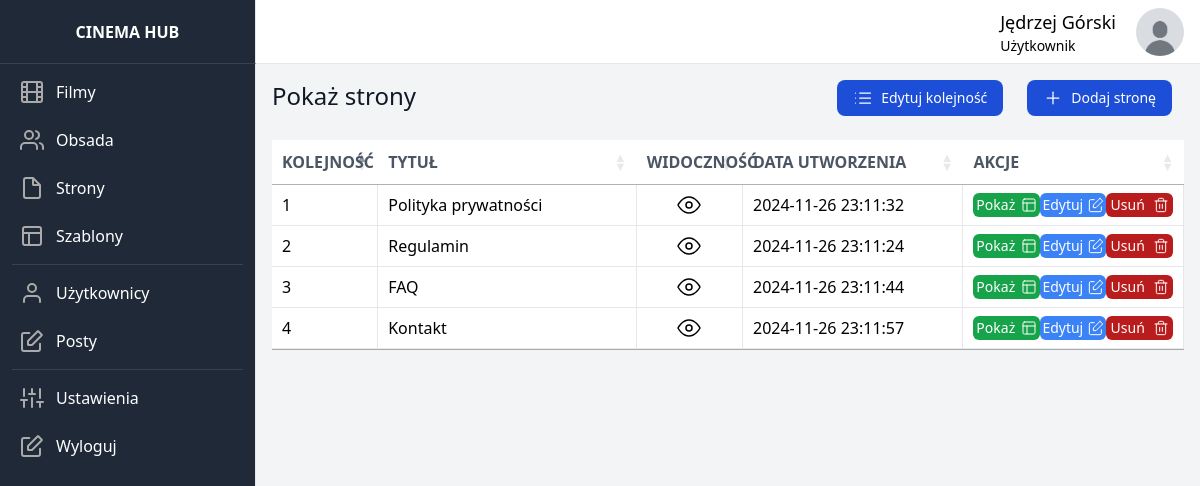
The app's page /pages (signed in) with its own data.
### dashboard/models.py (models this page shows, shortened)
class UserData(models.Model):
    user = models.OneToOneField(User, on_delete=models.CASCADE)
    image = models.ImageField(upload_to=user_directory_path, default='default/user.jpg')

class Page(models.Model):
    title = models.CharField(max_length=200)
    content = models.TextField()
    visibility = models.BooleanField(default=True)
    created_at = models.DateTimeField(auto_now_add=True)
    edited_at = models.DateTimeField(auto_now=True)
    created_by = models.ForeignKey(User, on_delete=models.SET_NULL, null=True, blank=True)
    order = models.IntegerField()

### dashboard/views.py (the view)
# urls.py: path('pages', show_pages, name='show_pages'),
@login_required
def show_pages(request):
    pages = Page.objects.all().order_by('order')
    return render(request, 'show_pages.html', {'pages': pages})

### dashboard_theme/templates/show_pages.html (shortened to what this page needs)
{% extends 'base.html' %}
{% block extra_head %}
    <link rel="stylesheet" type="text/css" href="https://cdn.datatables.net/1.10.21/css/jquery.dataTables.css">
{% endblock %}
{% block content %}
        <div class="w-full flex flex-row justify-between">
            <p class="font-medium text-gray-900 text-2xl mb-7">Pokaż strony</p>
            <div class="flex flex-row items-center h-full">
                <a href="{% url 'edit_pages' %}" type="button" class="mx-3 h-1/2 px-4 py-2 text-sm font-medium text-center inline-flex items-center text-white bg-blue-700 rounded-lg hover:bg-blue-800 focus:ring-4 focus:outline-none focus:ring-blue-300">
                    Edytuj kolejność
                </a>
                <a href="{% url 'add_page' %}" type="button" class="mx-3 h-1/2 px-4 py-2 text-sm font-medium text-center inline-flex items-center text-white bg-blue-700 rounded-lg hover:bg-blue-800 focus:ring-4 focus:outline-none focus:ring-blue-300">
                    <svg class="mr-2" xmlns="http://www.w3.org/2000/svg" width="20" height="20" viewBox="0 0 24 24" fill="none" stroke="#ffffff" stroke-width="1.5" stroke-linecap="round" stroke-linejoin="bevel"><line x1="12" y1="5" x2="12" y2="19"></line><line x1="5" y1="12" x2="19" y2="12"></line></svg>
                    Dodaj stronę
                </a>
            </div>
        </div>
        <table class="w-full table-fixed" datatable id="data-table">
            <thead class="">
              <tr class="bg-white my-5">
                <th style="width: 10%" class="py-5 px-6 text-left text-gray-600 font-bold uppercase">Kolejność</th>
                <th style="width: 30%" class="py-5 px-6 text-left text-gray-600 font-bold uppercase">Tytuł</th>
                <th style="width: 10%" class="py-5 px-6 text-left text-gray-600 font-bold uppercase">Widoczność</th>
                <th style="width: 25%" class="py-5 px-6 text-left text-gray-600 font-bold uppercase">Data utworzenia</th>
                <th style="width: 25%" class="py-5 px-6 text-left text-gray-600 font-bold uppercase">Akcje</th>
              </tr>
            </thead>
            <tbody class="bg-white">
              {% for page in pages %}
              <tr>
                <td class="py-5 w-2 border-b border-r border-gray-200">{{ page.order }}</td>
                <td class="py-5 px-6 border-b border-r border-gray-200">{{ page.title }}</td>
                <td class="py-5 px-6 border-b border-r border-gray-200">
                    {% if page.visibility %}
                        <div title="Widoczna">
                            <svg class="mx-auto" xmlns="http://www.w3.org/2000/svg" width="24" height="24" viewBox="0 0 24 24" fill="none" stroke="#000000" stroke-width="1.5" stroke-linecap="round" stroke-linejoin="bevel"><path d="M1 12s4-8 11-8 11 8 11 8-4 8-11 8-11-8-11-8z"></path><circle cx="12" cy="12" r="3"></circle></svg>
                        </div>
                    {% endif %}
                </td>
                <td class="py-5 px-6 border-b border-r border-gray-200">{{ page.created_at | date:'Y-m-d H:m:s' }}</td>
                <td class="py-5 px-6 border-b border-r border-gray-200 flex flex-row justify-around">
                    <a href="{% url 'show_page' id=page.id %}" class="bg-green-600 flex flex-row w-20 justify-around rounded-md text-sm hover:bg-green-800">
                        <p class="text-white my-auto">
                            Pokaż
                        </p>
                        <svg  class="my-auto" xmlns="http://www.w3.org/2000/svg" width="16" height="16" viewBox="0 0 24 24" fill="none" stroke="#ffffff" stroke-width="1.5" stroke-linecap="round" stroke-linejoin="round"><rect x="3" y="3" width="18" height="18" rx="2"/><path d="M3 9h18M9 21V9"/></svg>
                    </a>
                    <a href="{% url 'edit_page' id=page.id %}" class="bg-blue-500 flex flex-row w-20 h-6 justify-around rounded-md text-sm hover:bg-blue-700">
                        <p class="text-white my-auto">
                            Edytuj
                        </p>
                    </a>
                    <a href="{% url 'delete_page' id=page.id %}" class="bg-red-700 flex flex-row w-20 justify-around rounded-md text-sm hover:bg-red-900">
                        <p class="text-white my-auto">
                            Usuń
                        </p>
                    </a>
                </td>
              </tr>
              {% empty %}
              <tr>
                <td colspan="5" class="text-center font-normal leading-normal text-sm">No pages found</td>
              </tr>
              {% endfor %}
            </tbody>
      </table>
{% endblock %}

### dashboard_theme/templates/base.html (shortened to what this page needs)
{% load static tailwind_tags %}
{% load static %}
<!DOCTYPE html>
<html lang="en">
	<head>
		{% tailwind_css %}
        {% block extra_head %}{% endblock %}
	</head>
	<body class="bg-gray-50">
    <div class="flex flex-row h-screen bg-gray-100">
        <aside id="sidebar" class="h-full flex flex-shrink-0 flex-col w-64 transition-width duration-75" aria-label="Sidebar">
            <div class="flex items-center justify-center h-16 bg-gray-800 border-r border-b border-b-gray-700">
                    <span class="text-gray-900 font-bold uppercase text-white">Cinema Hub</span>
            </div>
          <div class="relative flex-1 flex flex-col min-h-0 border-r border-gray-200 bg-gray-800 pt-0">
            <div class="flex-1 flex flex-col pb-4 overflow-y-auto">
              <div class="flex-1 px-3 bg-gray-800 divide-y space-y-1">
                <ul class="space-y-2 pb-2 pt-2">
                  <li>
                      <a href="{% url 'show_movies' %}" class="text-base text-gray-900 font-normal rounded-lg flex items-center p-2 hover:bg-gray-700 group">
                        <span class="ml-3 leading-none text-white">Filmy</span>
                      </a>
                  </li>
                  <li>
                      <a href="{% url 'show_members' %}" class="text-base text-gray-900 font-normal rounded-lg flex items-center p-2 hover:bg-gray-700 group">
                        <span class="ml-3 leading-none text-white">Obsada</span>
                      </a>
                  </li>
                  <li>
                      <a href="{% url 'show_pages' %}" class="text-base text-gray-900 font-normal rounded-lg flex items-center p-2 hover:bg-gray-700 group">
                        <svg class="w-6 h-6" xmlns="http://www.w3.org/2000/svg" width="20" height="20" viewBox="0 0 24 24" fill="none" stroke="#aaaaaa" stroke-width="2" stroke-linecap="round" stroke-linejoin="bevel"><path d="M13 2H6a2 2 0 0 0-2 2v16c0 1.1.9 2 2 2h12a2 2 0 0 0 2-2V9l-7-7z"/><path d="M13 3v6h6"/></svg>
                        <span class="ml-3 leading-none text-white">Strony</span>
                      </a>
                  </li>
                    <li>
                      <a href="{% url 'show_templates' %}" class="text-base text-gray-900 font-normal rounded-lg flex items-center p-2 hover:bg-gray-700 group">
                        <svg class="w-6 h-6" xmlns="http://www.w3.org/2000/svg" width="20" height="20" viewBox="0 0 24 24" fill="none" stroke="#aaaaaa" stroke-width="2" stroke-linecap="round" stroke-linejoin="bevel"><rect x="3" y="3" width="18" height="18" rx="2"/><path d="M3 9h18M9 21V9"/></svg>
                        <span class="ml-3 leading-none text-white">Szablony</span>
                      </a>
                  </li>
                     <hr class="h-px my-8 bg-gray-700 border-0">
                    <li>
                      <a href="{% url 'show_users' %}" class="text-base text-gray-900 font-normal rounded-lg flex items-center p-2 hover:bg-gray-700 group">
                        <svg class="w-6 h-6" xmlns="http://www.w3.org/2000/svg" width="20" height="20" viewBox="0 0 24 24" fill="none" stroke="#aaaaaa" stroke-width="2" stroke-linecap="round" stroke-linejoin="bevel"><path d="M20 21v-2a4 4 0 0 0-4-4H8a4 4 0 0 0-4 4v2"></path><circle cx="12" cy="7" r="4"></circle></svg>
                        <span class="ml-3 leading-none text-white">Użytkownicy</span>
                      </a>
                  </li>
                    <li>
                      <a href="{% url 'show_posts' %}" class="text-base text-gray-900 font-normal rounded-lg flex items-center p-2 hover:bg-gray-700 group">
                        <span class="ml-3 leading-none text-white">Posty</span>
                      </a>
                  </li>
                    <hr class="h-px my-8 bg-gray-700 border-0">
                    <li>
                      <a href="#" class="text-base text-gray-900 font-normal rounded-lg flex items-center p-2 hover:bg-gray-700 group">
                        <span class="ml-3 leading-none text-white">Ustawienia</span>
                      </a>
                  </li>
                    <li>
                      <a href="{% url 'logout_tunnel' %}" class="text-base text-gray-900 font-normal rounded-lg flex items-center p-2 hover:bg-gray-700 group">
                        <span class="ml-3 leading-none text-white">Wyloguj</span>
                      </a>
                  </li>
                </ul>
              </div>
            </div>
          </div>
        </aside>
        <div class="flex flex-col w-full">
            <div class="flex items-center justify-between h-16 bg-white border-b border-gray-200">
                <div class="flex items-center pr-4 flex-1 justify-end">
                    <div class="justify-end flex flex-col mr-5">
                        <p class="text-lg">{{ user.first_name }} {{ user.last_name }}</p>
                        <p class="text-sm">{% if user.is_superuser %}Administrator{% elif user.is_stuff %}Moderator{% else %}Użytkownik{% endif %}</p>
                    </div>
                    <img class="rounded-full w-12 h-12 object-cover" src="{{ user.userdata.image.url }}" alt="{{ user.first_name }} {{ user.last_name }}">
                </div>
            </div>
            <div class="p-4 overflow-y-auto flex-1">
                {% block content %}{% endblock %}
            </div>
        </div>
        </div>
	</body>
</html>

### records on screen
Page: order "1", title "Polityka prywatności", visibility True (drawn), created_at "2024-11-26 23:11:32"
Page: order "2", title "Regulamin", visibility True (drawn), created_at "2024-11-26 23:11:24"
Page: order "3", title "FAQ", visibility True (drawn), created_at "2024-11-26 23:11:44"
Page: order "4", title "Kontakt", visibility True (drawn), created_at "2024-11-26 23:11:57"

### other values on screen
{{ user.first_name }} "Jędrzej"
{{ user.last_name }} "Górski"
